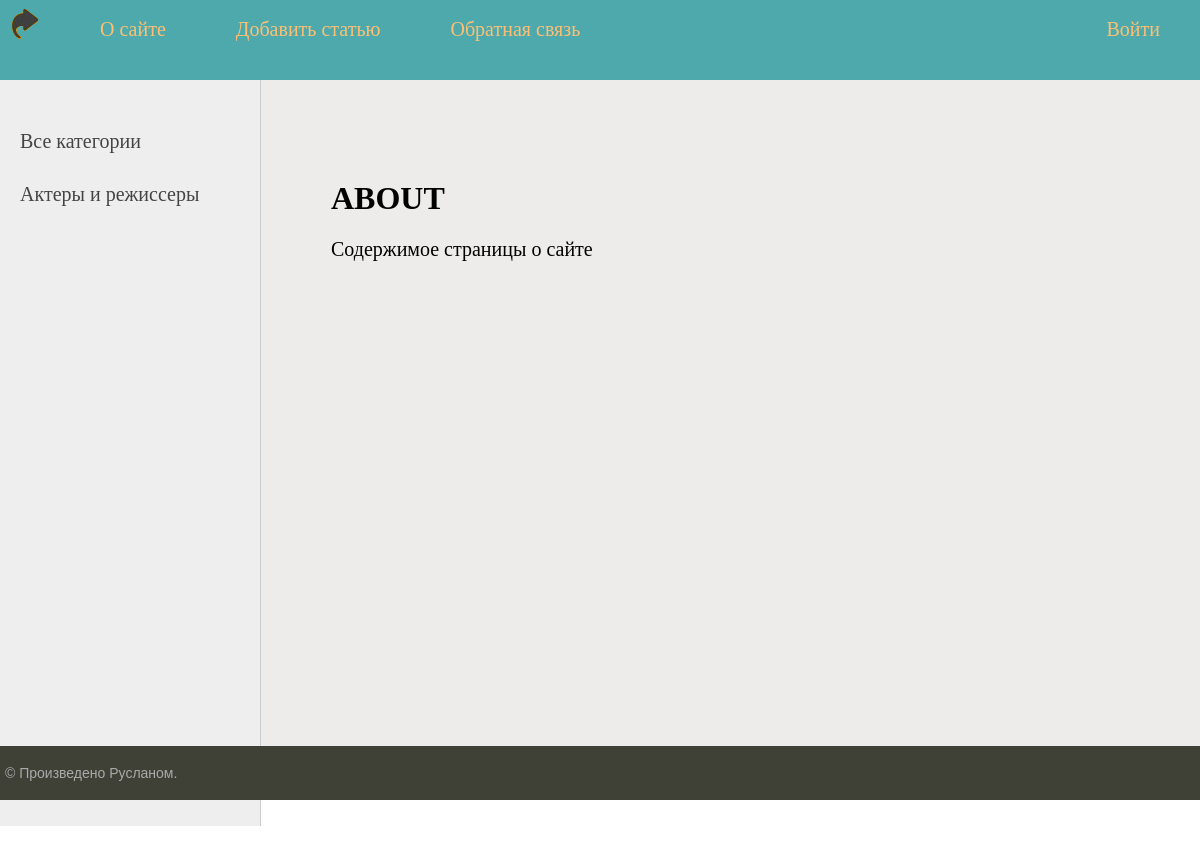
Page /about/ on the earlier database version.
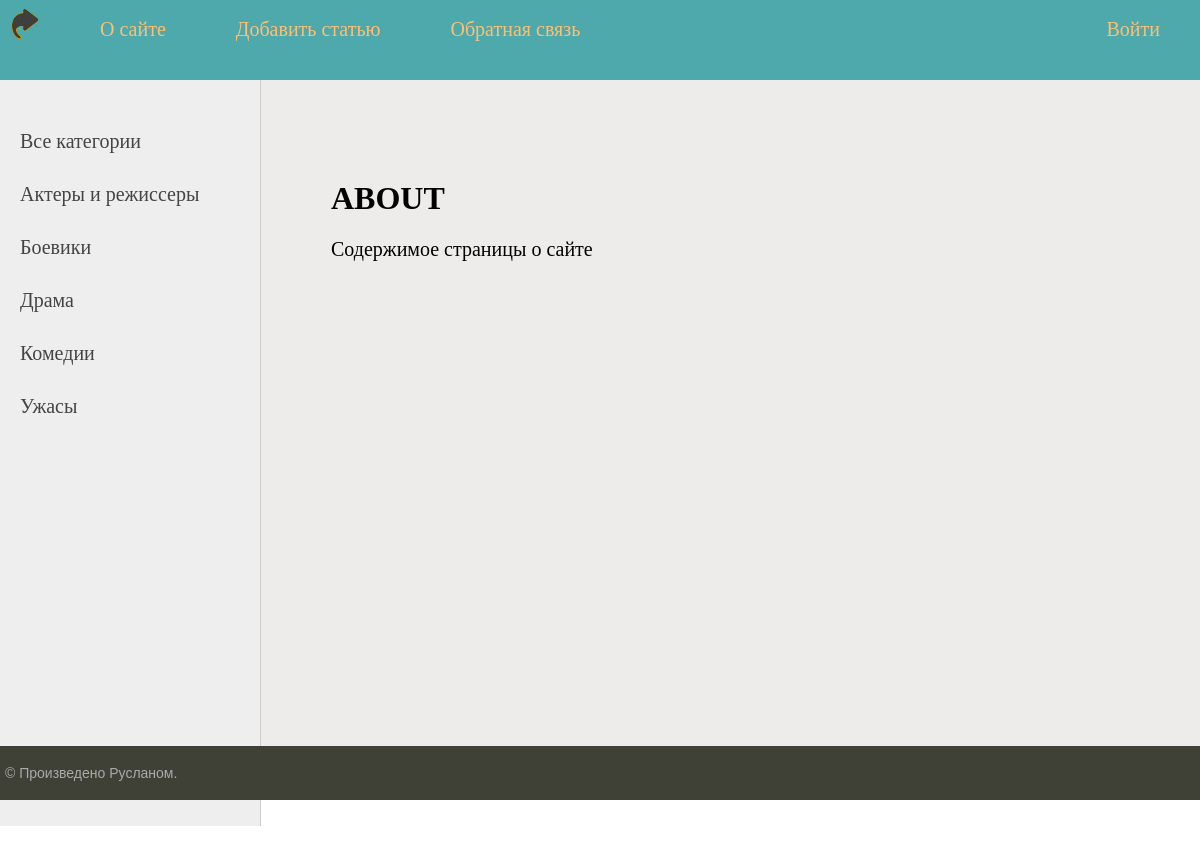
Same page on the later database version.
### movies/models.py (models this page shows, shortened)
class Category(models.Model):
    title_cat = models.CharField(max_length=100, db_index=True, verbose_name="Категория")
    def get_absolute_url(self):
        return reverse('category', kwargs={'cat_id': self.pk})
    class Meta:
        verbose_name="Категории"
        verbose_name_plural="Категории"
        ordering = ['id']

### movies/views.py (the view)
# urls.py: path('about/', about, name='about'),
def about(request):
    return render(request, 'movies/about.html', {'menu': menu, 'title': "ABOUT"})

### movies/templatetags/movies_tags.py (called while the page is built)
@register.inclusion_tag('movies/list_categories.html')
def show_categories(sort=None, cat_selected=0):
    if not sort:
        cats = Category.objects.all()
    else:
        cats = Category.objects.order_by(sort)
    return {"cats": cats, "cat_selected": cat_selected}

### movies/templates/movies/about.html
{% extends 'movies/base.html' %}
{% block content %}
<h1>{{title}}</h1>
<p>Содержимое страницы о сайте
{% endblock %}

### movies/templates/movies/list_categories.html
{% for c in cats %}
		{% if c.pk == cat_selected %}
		    <li class="selected">{{c.title_cat}}</li>
		{% else %}
		    <li><a href="{{ c.get_absolute_url }}">{{ c.title_cat }}</a></li>
        {% endif %}
{% endfor %}

Differences in the rows shown:
added Category: title_cat "Боевики"
added Category: title_cat "Драма"
added Category: title_cat "Комедии"
added Category: title_cat "Ужасы"
